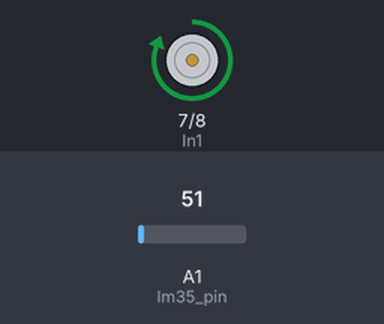
Recording of a sketch running on a simulated Arduino Uno, built with avr-gcc and run on an emulated ATmega328P. Parts: motor-driver pin pairs drawn as motors (green arrow = first pin HIGH = forward, orange = second pin HIGH = backward, longer = more drive, scaled by the enable pin). The inputs (shaded band) are chosen by the test bench; at power-on: A1 (lm35_pin) = 51. What the sketch prints to the serial monitor is not drawn.

Above: at 0.2 s.
Timing chart, 0 to 1.7 s (numbered marks = the images above):
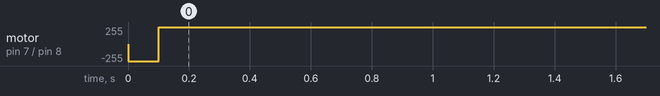

The sketch:

PID_control.ino
```cpp
//PID constants
double kp = 2;
double ki = 5;
double kd = 1;
const int lm35_pin = A1;  /* LM35 O/P pin */
int In1 = 7;
int In2 = 8;
int ENA = 5;
int speed = 255;
unsigned long currentTime, previousTime;
double elapsedTime;
double error;
double lastError;
double input, output, setPoint;
double cumError, rateError;
//double setTemperature;

void setup(){
        pinMode(In1, OUTPUT);
        pinMode(In2, OUTPUT);
        pinMode(ENA, OUTPUT);
        digitalWrite(In1 , LOW);
        digitalWrite(In2 , HIGH);
        analogWrite(ENA, speed);
        Serial.begin(9600);
        setPoint = 24;
        //setPoint = setTemperature*10/4.88;                          //set point at zero degrees
}

void loop(){
        int temp_adc_val;
        float temp_val;
        temp_adc_val = analogRead(lm35_pin);  /* Read Temperature */
        temp_val = (temp_adc_val * 4.88); /* Convert adc value to equivalent voltage */
        temp_val = (temp_val/10); /* LM35 gives output of 10mv/°C */
        Serial.print("Temperature = ");
        Serial.print(temp_val);
        Serial.print(" Degree Celsius\n");
        input = temp_val;                //read from rotary encoder connected to A1
        output = computePID(input);
        delay(100);
        if(output < 0){
          digitalWrite(In1 , HIGH);
          digitalWrite(In2 , LOW);
          output = output * -1;
        }
        if(output > 255){
            output = 255;
        }
        speed = output;
        //analogWrite(3, output);       //control the motor based on PID value
        analogWrite(ENA,speed);
}

double computePID(double inp){
        currentTime = millis();                //get current time
        elapsedTime = (double)(currentTime - previousTime);        //compute time elapsed from previous computation

        error = setPoint - inp;                                // determine error
        cumError += error * elapsedTime;                // compute integral
        rateError = (error - lastError)/elapsedTime;   // compute derivative

        double out = kp*error + ki*cumError + kd*rateError;                //PID output

        lastError = error;                                //remember current error
        previousTime = currentTime;                        //remember current time

        return out;                                        //have function return the PID output
}
```

Measured:
- by itself, motor on pin 7 (In1) / pin 8 (In2): stopped → backward 255/255 at 0.00 s, → forward 255/255 0.10 s later
